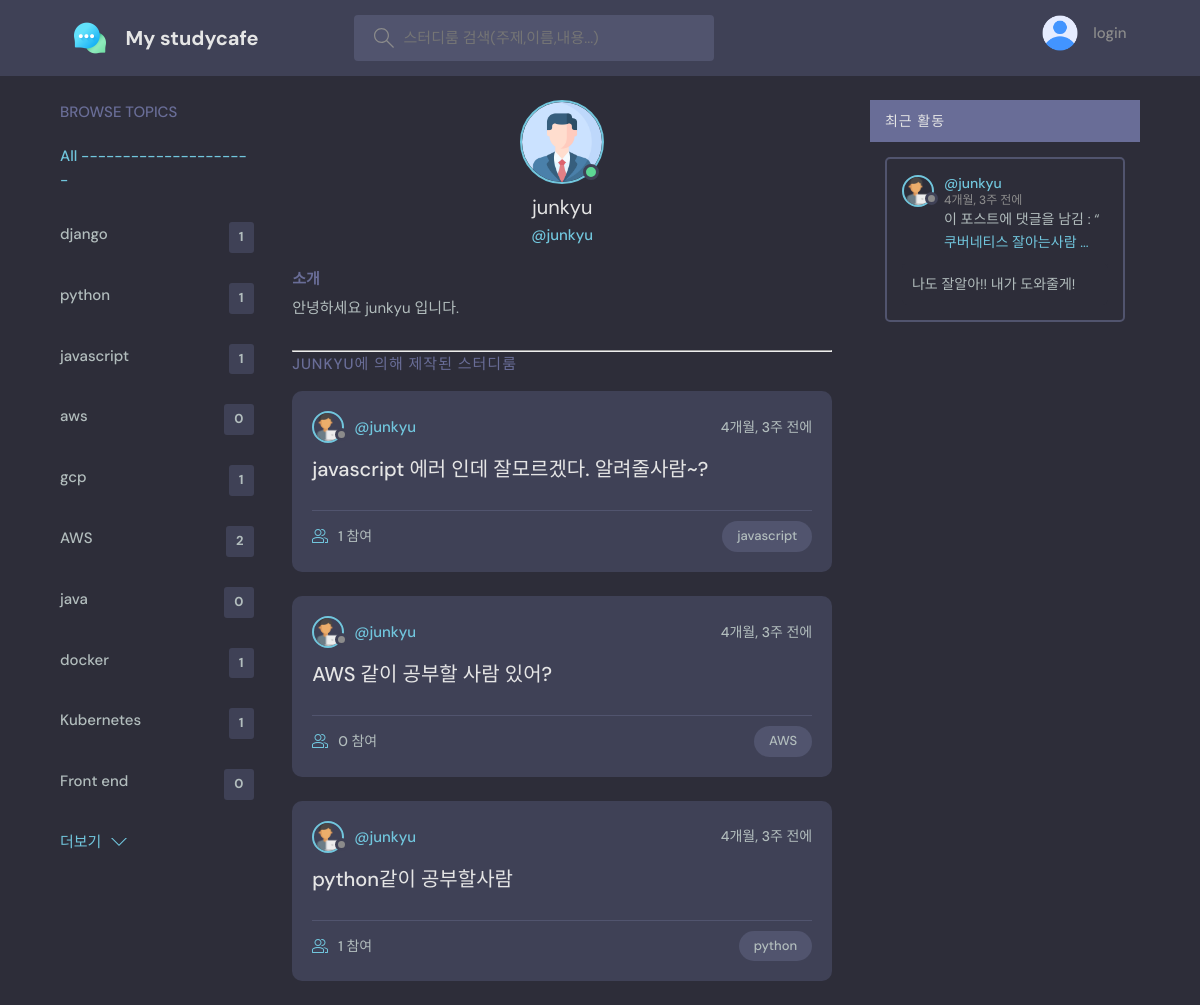
The app's page /profile/1/, older data.
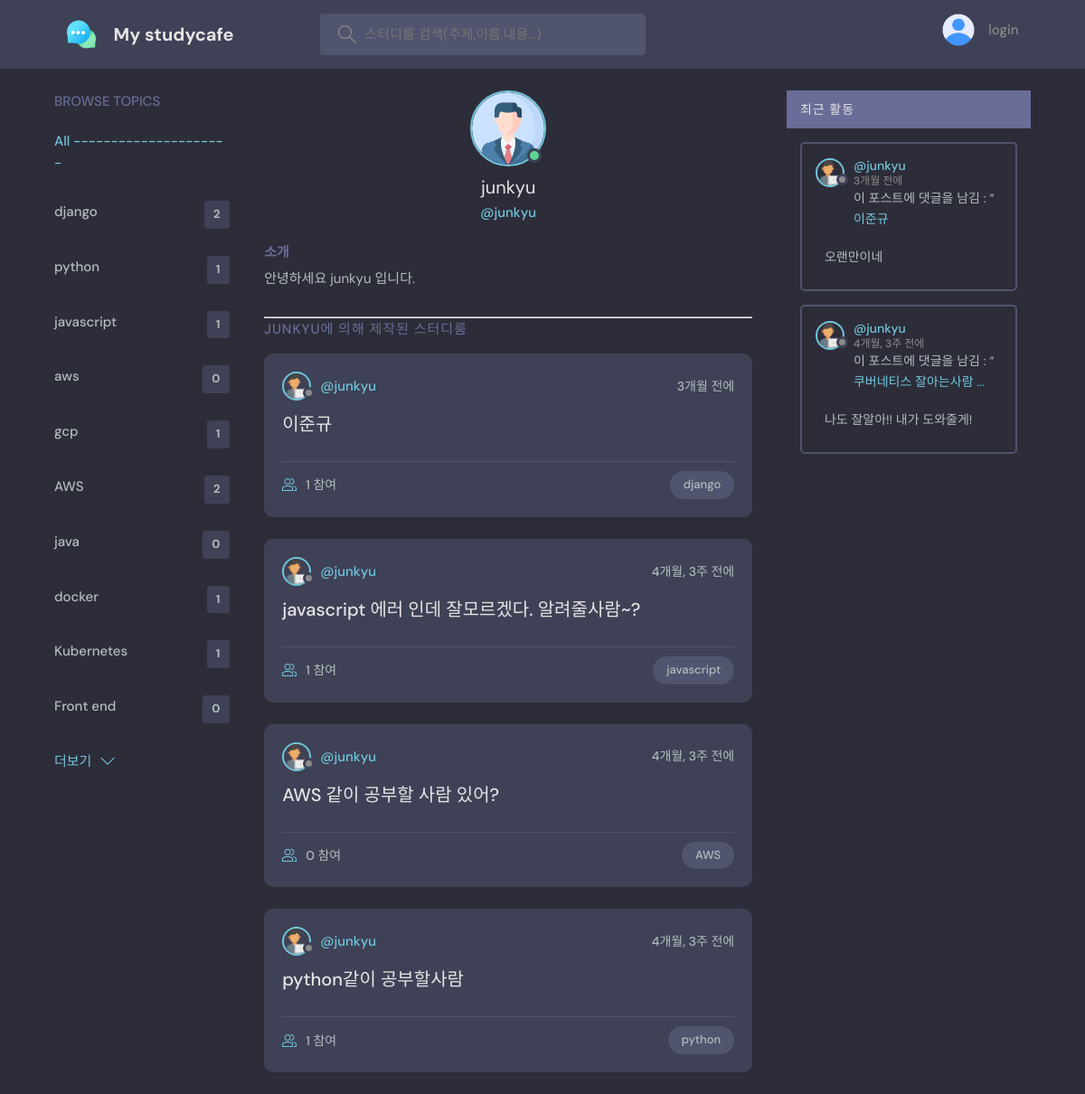
The same page, newer data.
### discord/models.py (models this page shows, shortened)
class Topic(models.Model):
    name = models.CharField(max_length=200)

class Room(models.Model):
    host = models.ForeignKey(User, on_delete=models.SET_NULL, null=True)
    topic = models.ForeignKey(Topic, on_delete=models.SET_NULL, null=True)
    name = models.CharField(max_length=200)
    description = models.TextField(null=True, blank=True)
    participants = models.ManyToManyField(User, related_name='participants', blank=True)
    updated = models.DateTimeField(auto_now=True)
    created = models.DateTimeField(auto_now_add=True)
    class Meta:
        ordering = ['-created','-updated']
    def __str__(self):
        return self.name

class Message(models.Model):
    user = models.ForeignKey(User, on_delete=models.CASCADE)
    room = models.ForeignKey(Room, on_delete=models.CASCADE)
    body = models.TextField()
    updated = models.DateTimeField(auto_now=True)
    created = models.DateTimeField(auto_now_add=True)
    class Meta:
        ordering = ['-created','-updated']

### discord/views.py (the view)
# urls.py: path('profile/<str:pk>/', views.userProfile, name="user-profile"),
def userProfile(request, pk):
    user = User.objects.get(id=pk)
    rooms = user.room_set.all()
    room_messages = user.message_set.all()
    topics = Topic.objects.all()
    context = {'user': user, 'rooms': rooms,
               'room_messages': room_messages, 'topics': topics}
    return render(request, 'base/profile.html', context)

### discord/templates/base/profile.html (shortened to what this page needs)
{% extends 'main.html' %}
{% load static %}
{% block content %}
  <main class="profile-page layout layout--3">
    <div class="container">
      {% include 'base/topics_component.html' %}
      <div class="roomList">
        <div class="profile">
          <div class="profile__avatar">
            <div class="avatar avatar--large active">
              <img src="{% static 'images/profile.png' %}" />
            </div>
          </div>
          <div class="profile__info">
            <h3>{{user.username}}</h3>
            <p>@{{user.username}}</p>
          </div>
          <div class="profile__about">
            <h3>소개</h3>
            <p>
             안녕하세요 {{user.username}} 입니다.
            </p>
          </div>
        </div>
        <hr>
        <div class="roomList__header">
          <div>
            <h2>{{user.username}}에 의해 제작된 스터디룸</a>
            </h2>
          </div>
        </div>
       {% include 'base/feed_component.html' %}
      </div>
      {% include 'base/activity_component.html' %}
    </div>
  </main>
{% endblock content %}

### templates/main.html (shortened to what this page needs)
<!DOCTYPE html>
{% load static %}
<html lang="en">
  <head>
    <link rel="stylesheet" href="{% static 'styles/style.css' %}" />
  </head>
<body>
    {% include 'navbar.html' %}
    {% block content %}
    {% endblock content %}
</body>
</html>

### templates/navbar.html (shortened to what this page needs)
{% load static%}
<header class="header header--loggedIn">
  <div class="container">
    <a href="{%url 'home' %}" class="header__logo">
      <img src="{% static 'images/chat.png' %}" />
      <h1>My studycafe</h1>
    </a>
    <form class="header__search" method = "GET" action="{% url 'home' %}">
      <label>
        <input name = "q" placeholder="스터디룸 검색(주제,이름,내용...)" />
      </label>
    </form>
    <nav class="header__menu">
      {% if request.user.is_authenticated %}
      <div class="header__user">
        <a href="{% url 'update-user' %}">
          <div class="avatar avatar--medium active">
            <img src="{% static 'images/programmer.png' %}" />
          </div>
          <p>{{request.user.username}} <span>@{{request.user.username}}</span></p>
        </a>
        <button class="dropdown-button">
          <svg version="1.1" xmlns="http://www.w3.org/2000/svg" width="32" height="32" viewBox="0 0 32 32">
            <title>chevron-down</title>
            <path d="M16 21l-13-13h-3l16 16 16-16h-3l-13 13z"></path>
          </svg>
        </button>
      </div>
      {% else %}
      <a href="{% url 'login' %}">
        <img src="{% static 'images/notlogin.png' %}" />
        <p>login</p>
      </a>
      {% endif %}
    </nav>
  </div>
</header>

### discord/templates/base/topics_component.html
<div class="topics">
  <div class="topics__header">
      <h2>Browse Topics</h2>
  </div>
  <ul class="topics__list">
      <li>
          <a href="{% url 'home' %}" class="active"> All ---------------------</a>
      </li>
      {% for topic in topics %}
      <li>
          <a href="{% url 'home' %}?q={{topic.name}}">{{topic.name}}<span>{{topic.room_set.all.count}}</span></a>
      </li>
      {% endfor %}
  </ul>
  <a class="btn btn--link" href="{% url 'topics' %}">
      더보기
      <svg version="1.1" xmlns="http://www.w3.org/2000/svg" width="32" height="32" viewBox="0 0 32 32">
          <title>chevron-down</title>
          <path d="M16 21l-13-13h-3l16 16 16-16h-3l-13 13z"></path>
      </svg>
  </a>
</div>

### discord/templates/base/feed_component.html (shortened to what this page needs)
  {% load static %}
  {% for room in rooms %}
    <div class="roomListRoom">
      <div class="roomListRoom__header">
        <a href="{% url 'user-profile' room.host.id %}" class="roomListRoom__author">
          <div class="avatar avatar--small">
            <img src="{% static 'images/programmer.png' %}" />
          </div>
          <span>@{{room.host.username}}</span>
        </a>
        <div class="roomListRoom__actions">
          <span>{{room.created|timesince}} 전에 </span>
        </div>
      </div>
      <div class="roomListRoom__content">
        <a href="{% url 'room' room.id %}">{{room.name}}</a>
      </div>
      <div class="roomListRoom__meta">
        <a href="{% url 'room' room.id %}" class="roomListRoom__joined">
          {{room.participants.all.count}} 참여
        </a>
        <p class="roomListRoom__topic">{{room.topic.name}}</p>
      </div>
    </div>
  {% endfor %}

### discord/templates/base/activity_component.html (shortened to what this page needs)
{% load static %}
<div>
<div class="activities__header">
    <h2>최근 활동</h2>
</div>
  {% for message in room_messages %}
  <div class="activities__box">
    <div class="activities__boxHeader roomListRoom__header">
      <a href="{% url 'user-profile' message.user.id %}" class="roomListRoom__author">
        <div class="avatar avatar--small">
          <img src="{% static 'images/programmer.png' %}" />
        </div>
        <p>
          @{{message.user}}
          <span>{{message.created|timesince}} 전에</span>
        </p>
      </a>
    </div>
    <div class="activities__boxContent">
      <p>이 포스트에 댓글을 남김 : “<a href="{% url 'room' message.room.id %}">{{message.room}}</a></p>
      <div class="activities__boxRoomContent">{{message.body}}</div>
    </div>
  </div>
{% endfor %}

Row changes from the older to the newer data that the page shows:
computed for Topic "django": room_set.all.count "1" → "2"
added Room: host.username "junkyu", created "3개월", name "이준규", participants.all.count "1", topic.name "django"
added Message: user "junkyu", created "3개월", room "이준규", body "오랜만이네"
